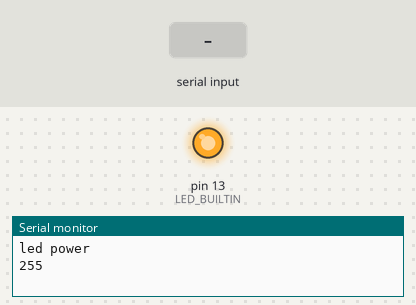
This sketch was run on a simulated Arduino Uno, built with avr-gcc and run on an emulated ATmega328P. On the bench: output pins drawn as LEDs (lit = HIGH), the last lines printed to the serial monitor. The test bench sets the inputs (shaded band).

Above: at 3.0 s.
3.1 s: byte 30 received over Serial
At 6.5 s:
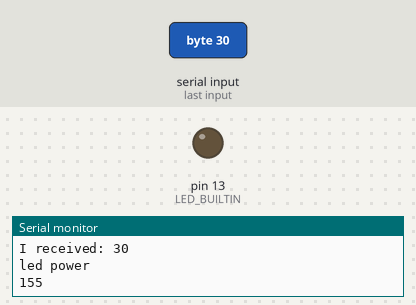
Timing chart, 0 to 8.0 s (numbered marks = the images above; inputs shaded):
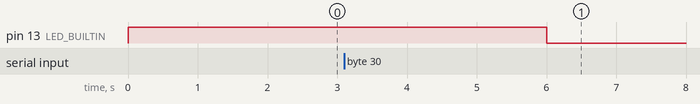

The sketch:

sketch_progressive_fad.ino
```cpp
int ledPower = 255;
int direct = -1;
void setup() {
  // put your setup code here, to run once:
  pinMode(LED_BUILTIN, OUTPUT);
  Serial.begin(9600);
}

void loop() {
  // put your main code here, to run repeatedly:
  analogWrite(LED_BUILTIN, ledPower);
  delay(2000);
  Serial.println("led power");
  Serial.println(ledPower);
  ledPower = ledPower + (direct * 50);
  if (ledPower <= 0) {
    ledPower = 0;
    direct = 1;
  } else if (ledPower >= 255) {
    ledPower = 255;
    direct = -1;
  }
  int incomingByte ;
  while (Serial.available() > 0) {
    // read the incoming byte:
     incomingByte = Serial.read();

    // say what you got:
    Serial.print("I received: ");
    Serial.println(incomingByte, DEC);
  }
}
```
